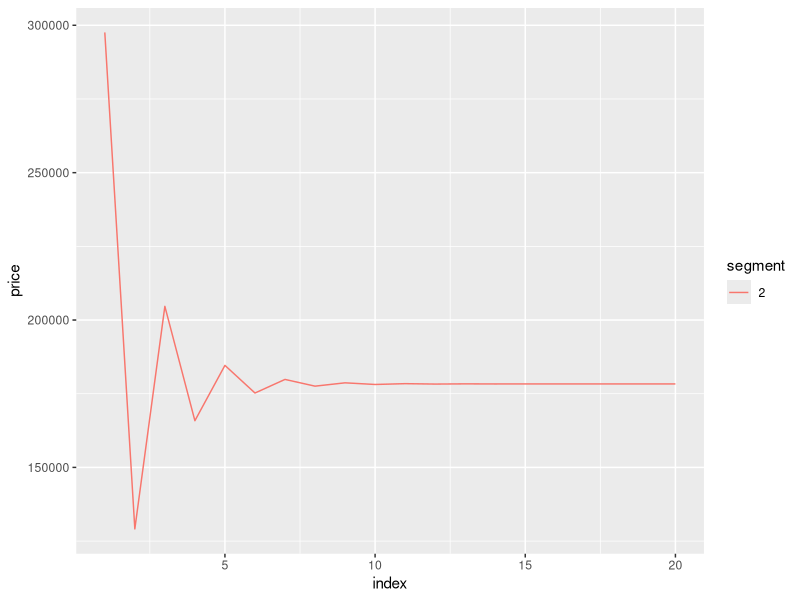

Write the R code that produced this figure.
## ---- chunk 1
rm(list = ls())
knitr::opts_chunk$set(echo = TRUE)
library(tidyverse)
## ---- chunk 2
# load data
my_data <- read_csv("data/clean_transformed_data_07_20.csv")
head(my_data)
data.sim <- my_data %>% mutate(y = case_when(y=="No" ~ 0, y=="Yes"~1)) %>%
  rename(x1 = Cluster, x2 = Price, x3 = Loan, x4 = Cost, x5 = Age, x6= Rating) %>% mutate(x1 = as.factor(x1))
my_data %>% group_by(Segment) %>% summarise(n = n(), mean = mean(Loan), max = max(Loan), min = min(Loan))
## ---- chunk 3
segment1 <- "2"
data.sim <- data.sim %>% filter(x1 == segment1)
#glm.segment1.fit <- glm(y~x1 + x2 + x3 + I(x1*x2) + 
#I(x1*x3), data = data.segment1, family = binomial)
glm.segment1.fit <- glm(y~x2 + x5 + x6, data = data.sim, family = binomial)
summary(glm.segment1.fit)
## ---- chunk 4
seg1.intercept <- ((glm.segment1.fit)$coefficients)[[1]]
coef2 <- ((glm.segment1.fit)$coefficients)[[2]]
coef3 <- 0#((glm.segment1.fit)$coefficients)[[3]]
coef4 <- ((glm.segment1.fit)$coefficients)[[3]]
coef5 <- ((glm.segment1.fit)$coefficients)[[4]]
#seg2.intercept <- seg1.intercept +  ((glm.segment1.fit)$coefficients)[[2]]
#seg3.intercept <- seg1.intercept +  ((glm.segment1.fit)$coefficients)[[3]]
#price.coef <- ((glm.segment1.fit)$coefficients)[[4]]
## ---- chunk 5
# get the predictions
segment1.pred.probs <- predict(glm.segment1.fit, type = "response")
data.sim <- data.sim %>% 
  mutate(pred.probs = segment1.pred.probs, 
         pred.y = as.factor(ifelse(pred.probs > 0.5, 's', 'f')))
head(data.sim)
## ---- chunk 6
table(data.sim$pred.y, data.sim$y)
## ---- chunk 7
# Compute the total amount available for disbursement
(B <- data.sim %>% filter(x1==segment1) %>% pull(x3) %>% mean()) # this will now be the average loan amount.0
## ---- chunk 8
# Initialize the price variables for the three segments:
init.price <- 0#mean((data.sim %>% filter(x1==segment1))$x2)
init.loan <- mean((data.sim %>% filter(x1==segment1))$x3)
init.age <- median((data.sim %>% filter(x1==segment1))$x5)
init.rating <- median((data.sim %>% filter(x1==segment1))$x6)
#x23 <- mean((data.sim %>% filter(x1=="s3"))$x2)
#x31 <- mean((data.sim %>% filter(x1=="s1"))$x3)
#x32 <- mean((data.sim %>% filter(x1=="s2"))$x3)
#x33 <- mean((data.sim %>% filter(x1=="s3"))$x3)
# Initialize the lambda
lambda <- 0.4
## ---- chunk 9
K <- 20
loan_amount_vector <- c(B)
booking_cost <- mean((data.sim %>% filter(x1==segment1))$x4)
variables_vector <- c(1, init.price, init.loan, init.age, init.rating)
coefficients_vector <- c(seg1.intercept, coef2, coef3, coef4, coef5)
## ---- chunk 10
INTR_INDEX = 1
PRICE_INDEX = 2
LAMT_INDEX = 3
## ---- chunk 11

# Function to compute the exponent of the linear form:
compute_exp_lin_form <- function(variables_vector, coefficients_vector){
  # compute the linear form
  ln.form <- variables_vector*coefficients_vector
  return(exp(-sum(ln.form)))
}

# Unit test
print(compute_exp_lin_form(variables_vector, coefficients_vector))
## ---- chunk 12
# Function to compute the estimated predicted probabilities:
compute_sigma_hat <- function(variables_vector, coefficients_vector){
  # compute the linear form
  ln.form <- variables_vector*coefficients_vector
  return <- (1 + compute_exp_lin_form(variables_vector, coefficients_vector) )^(-1)
}
# Unit test
print(compute_sigma_hat(variables_vector, coefficients_vector))
## ---- chunk 13
# Function to compute the 1st partial derivative of f w.r.t. the price: (15)
compute_first_pd_of_f <- function(booking_cost, variables_vector, coefficients_vector){
  # first compute sigma of z-k using (1)
  price_coefficient  = coefficients_vector[PRICE_INDEX] # it's assumed this is in the third place
  lin_form <- compute_exp_lin_form(variables_vector, coefficients_vector)
  sigma_value <- compute_sigma_hat(variables_vector, coefficients_vector)
  # Implement the equation corresponding to (15)
  return_value <- (price_coefficient*lin_form*(sigma_value^2)*
                     (variables_vector[PRICE_INDEX] - booking_cost)) + sigma_value
  #print(variables_vector)
  #print(paste("New First PD of f in CFPDF: ", return_value))
  return(return_value)
}
compute_first_pd_of_f(booking_cost, variables_vector, coefficients_vector)
## ---- chunk 14
# Function to compute the 2nd partial derivative of f w.r.t. the price: (16)
compute_second_pd_of_f <- function(booking_cost, variables_vector, coefficients_vector){
  # first compute sigma of z-k using (1)
  price_coefficient  = coefficients_vector[PRICE_INDEX] # it's assumed this is in the third place
  lin_form <- compute_exp_lin_form(variables_vector, coefficients_vector)
  sigma_value <- compute_sigma_hat(variables_vector, coefficients_vector)
  # Implement the equation corresponding to (16)
  first_half <- ( ((-price_coefficient^2)*lin_form*sigma_value^2) + 
                    (2*(price_coefficient^2)*(lin_form^2)*(sigma_value^3)) 
                  )*(variables_vector[PRICE_INDEX] - booking_cost)
  second_half <- (price_coefficient*lin_form*sigma_value^2
                  )+(price_coefficient*lin_form*(sigma_value^2))

  return_value <- first_half + second_half
  #print(paste("New Second PD of f in CSPDF: ", return_value))
  return(return_value)
}

# Function to compute the 1st partial derivative of c w.r.t. the price: (17)
compute_first_pd_of_c <- function(loan_amount_vector, variables_vector, 
                                  coefficients_vector){
  # Note: Loan amount will now simply contain a single item.
  # first compute sigma of z-k using (1)
  price_coefficient  = coefficients_vector[PRICE_INDEX] # it's assumed this is in the third place
  # first do for segment 1
  var_vec1 = variables_vector
  lin_f1 <- compute_exp_lin_form(var_vec1, coefficients_vector)
  sigma_v1 <- compute_sigma_hat(var_vec1, coefficients_vector)
  seg <- (price_coefficient*lin_f1*(sigma_v1)^2)*loan_amount_vector[1]
  
  return_value <- seg
  #print(paste("New PD of C in CFPDC: ", return_value))
  return(return_value)
}

# Function to compute the 1st partial derivative of c w.r.t. the price: (17)
compute_second_pd_of_c <- function(loan_amount_vector, variables_vector, 
                                  coefficients_vector){
  # first compute sigma of z-k using (1)
  price_coefficient  = coefficients_vector[PRICE_INDEX] # it's assumed this is in the third place
  # first do for segment 1
  var_vec1 = variables_vector
  lin_f1 <- compute_exp_lin_form(var_vec1, coefficients_vector)
  sigma_v1 <- compute_sigma_hat(var_vec1, coefficients_vector)
  seg <- (
    (-price_coefficient^2)*lin_f1*(sigma_v1)^2)*loan_amount_vector[1] + 
    ( 2*(price_coefficient^2)*(lin_f1^2)*(sigma_v1^2)*loan_amount_vector[1]  )
  return_value <- seg
  #print(paste("New PD of C in CFPDC: ", return_value))
  return(return_value)
}

compute_c <- function(loan_amount_vector, variables_vector, coefficients_vector, B){
  # first compute sigma of z-k using (1)
  price_coefficient  = coefficients_vector[PRICE_INDEX] # it's assumed this is in the third place
  # first do for segment 1
  var_vec1 = variables_vector
  sigma_v1 <- compute_sigma_hat(var_vec1, coefficients_vector)
  seg <- (sigma_v1)*loan_amount_vector[1]
  
  # Implement the equation corresponding to (15)
  return_value <- seg
  #print(variables_vector)
  #print(paste("Computed C in CC: ", return_value))
  return(return_value)
}
## ---- chunk 15
# Function to compute the new lambda
compute_new_lambda <- function(loan_amount_vector, booking_cost, 
                               variables_vector, coefficients_vector, B){
  price_var = variables_vector[PRICE_INDEX]
  first_half = ( 
    compute_first_pd_of_f(
    booking_cost, variables_vector,coefficients_vector
    ) )/compute_first_pd_of_c(loan_amount_vector, variables_vector, coefficients_vector)
  second_half = ( 
    ( 
      compute_second_pd_of_f(
      booking_cost, variables_vector, coefficients_vector
      ) - compute_second_pd_of_c(loan_amount_vector, variables_vector, coefficients_vector) 
    )*compute_c(
        loan_amount_vector, variables_vector, coefficients_vector, B
        ) )/( 
          compute_first_pd_of_c(loan_amount_vector, variables_vector, coefficients_vector
                                )^2)
  return_value = first_half - second_half
  #print(paste("New Lambda in CNL: ", return_value))
  return(return_value)
}
# Function to compute the new price
compute_new_price <- function(
  lambda, loan_amount_vector, booking_cost, variables_vector, coefficients_vector
  ){
  price_var = variables_vector[PRICE_INDEX]
  first_half=( 
  lambda*compute_first_pd_of_c(loan_amount_vector, variables_vector, coefficients_vector) 
    ) - compute_first_pd_of_f(booking_cost, variables_vector, coefficients_vector)
  #print(paste("First Half in CNP: ", first_half))
  second_half=compute_second_pd_of_f(booking_cost, variables_vector, coefficients_vector) - 
    (lambda * compute_second_pd_of_c(loan_amount_vector, variables_vector, 
                                  coefficients_vector) )
  #print(paste("Second Half in CNP: ", second_half))
  return_value = (first_half/second_half) #+ price_var
  #print(variables_vector)
  #print(paste("New Price in CNP: ", return_value))
  return(return_value)
}

# Function to check if the minimum has been achieved: (11)
check_convergence <- function(new_price, lambda, loan_amount_vector, booking_cost, variables_vector, coefficients_vector){
  price_var = variables_vector[PRICE_INDEX]
  first_half = - ( 
  lambda*compute_first_pd_of_c(loan_amount_vector, variables_vector, coefficients_vector) 
    ) + compute_first_pd_of_f(booking_cost, variables_vector, coefficients_vector)
  #print(paste("First Half in CNP: ", first_half))
  second_half=compute_second_pd_of_f(booking_cost, variables_vector, coefficients_vector) - 
    (lambda * compute_second_pd_of_c(loan_amount_vector, variables_vector, 
                                  coefficients_vector) )
  #print(paste("Second Half in CNP: ", second_half)
  return_value = (first_half) + (new_price-price_var)*second_half
  return(return_value)
}
## ---- chunk 16
# Loop to obtain the new values
data_values_s1 <- data.frame(index = c(1), lambda = c(1), price = c(1), conv = c(1), secp = c(1))
#data_values_s2 <- data.frame(index = c(1), lambda = c(1), price = c(1), conv = c(1), secp = c(1))
#data_values_s3 <- data.frame(index = c(1), lambda = c(1), price = c(1), conv = c(1), secp = c(1))

for (k in 1:K){
    
    new_lambda <- compute_new_lambda(loan_amount_vector, booking_cost, 
                                 variables_vector, coefficients_vector, B)
    new_x_value <- compute_new_price(new_lambda, loan_amount_vector, booking_cost, variables_vector, coefficients_vector)
    conv_value <- check_convergence(new_x_value, lambda, loan_amount_vector, booking_cost, variables_vector, coefficients_vector)
    sec_p_of_f <- compute_second_pd_of_f(booking_cost, variables_vector, coefficients_vector)
    # update the vectors
    variables_vector[PRICE_INDEX] <- new_x_value;
    data_values_s1[k, ] <- c(k, new_lambda, new_x_value, abs(conv_value), sec_p_of_f)
}
## ---- chunk 17
data_values_s1 <- data_values_s1 %>% mutate(segment = factor(rep(segment1, K)))
data_values_s1
write_csv(data_values_s1, file = "data/opttimized_segment_S1_data_07_20.csv")
#data_values_s2 <- data_values_s2 %>% mutate(segment = factor(rep(2, K)))
#data_values_s3 <- data_values_s3 %>% mutate(segment = factor(rep(3, K)))
#head(data_values_s1)
## ---- chunk 18
#library(ggplot2)
ggplot(data = data_values_s1) + geom_line(aes(x = index, y = price, color = segment)) 
## ---- chunk 19
#ggplot(data = merged_data_values) + geom_line(aes(x = index, y = lambda, color = segment))
## ---- chunk 20
#ggplot(data = merged_data_values) + geom_line(aes(x = index, y = secp, color = segment))
